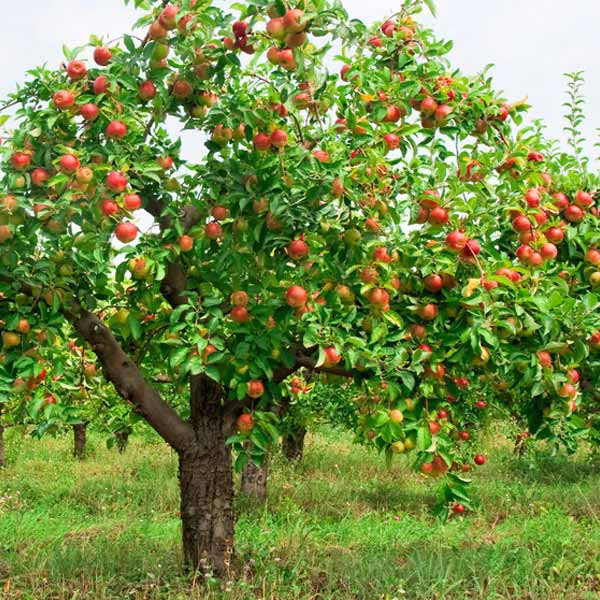
#> input picture LAB_5/apple.jpg, 600 x 600 px
$ python lab5_1_DS.py
#> lines starting #> are read from the running program, lines starting #| are printed output that depends on the picture; after the words box and inside, x2 and y2 are one past the last pixel; in counts of white or black regions, pixels touching at a corner belong together
import cv2
import numpy as np


IMAGE_PATH = "apple.jpg"
OUTPUT_CLUSTERED = "clustered_image.png"
OUTPUT_APPLES_MASK = "apples_mask.png"
OUTPUT_APPLES_SELECTED = "apples_selected.png"

K = 5


image = cv2.imread(IMAGE_PATH)
#> image is the input picture: shape (600, 600, 3); mean B, G, R 70.7, 139.2, 119.3

if image is None:
    print("Image was not found")
    exit()

image = cv2.resize(image, (600, 600))

blurred = cv2.GaussianBlur(image, (5, 5), 0)
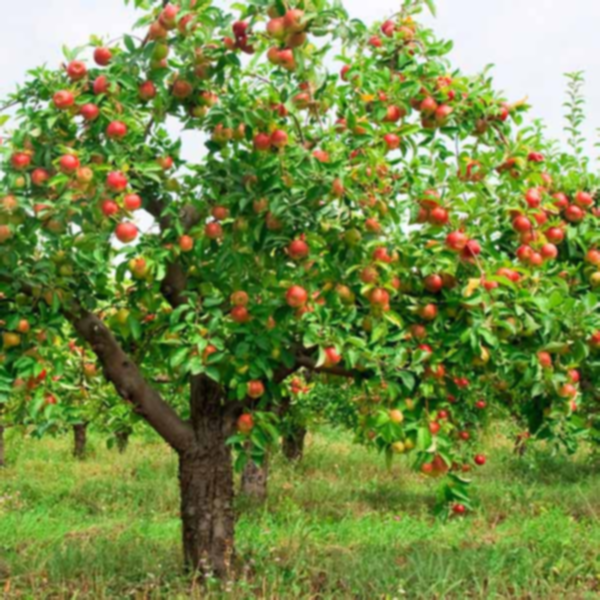
#> blurred: shape (600, 600, 3); mean B, G, R 70.7, 139.2, 119.3

lab_image = cv2.cvtColor(blurred, cv2.COLOR_BGR2LAB)
#> lab_image: shape (600, 600, 3); mean of channels 0, 1, 2 139.9, 110.7, 161.9

pixels = lab_image.reshape((-1, 3))
pixels = np.float32(pixels)

criteria = (
    cv2.TERM_CRITERIA_EPS + cv2.TERM_CRITERIA_MAX_ITER,
    100,
    0.2
)

_, labels, centers = cv2.kmeans(
    pixels,
    K,
    None,
    criteria,
    10,
    cv2.KMEANS_RANDOM_CENTERS
)
#> centers = [[237.8, 124.5, 131.2], [120.5, 104.3, 166.9], [67.98, 113.4, 153.6], [132.4, 152.1, 166.1], [169.6, 101.8, 173]]

centers = np.uint8(centers)
#> centers = [[237, 124, 131], [120, 104, 166], [67, 113, 153], [132, 152, 166], [169, 101, 173]]
labels = labels.flatten()

clustered_pixels = centers[labels]
clustered_lab = clustered_pixels.reshape(lab_image.shape)
#> clustered_lab: shape (600, 600, 3); mean of channels 0, 1, 2 139.2, 110.2, 161.4
clustered_bgr = cv2.cvtColor(clustered_lab, cv2.COLOR_LAB2BGR)
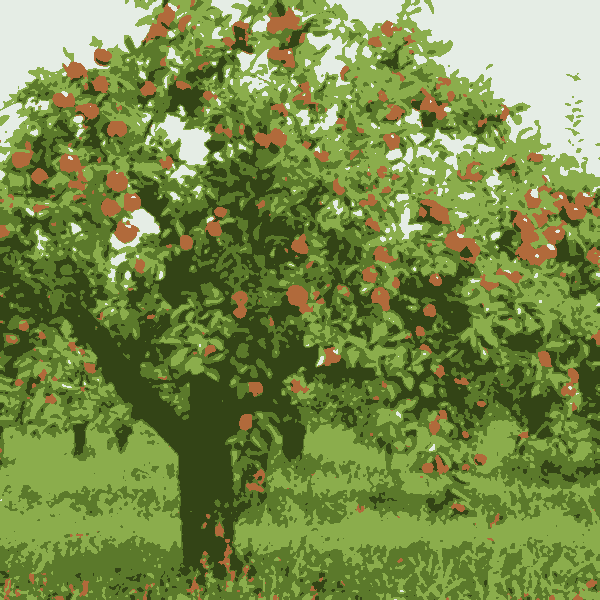
#> clustered_bgr: shape (600, 600, 3); mean B, G, R 72, 139.3, 119.6

centers_bgr = cv2.cvtColor(
    centers.reshape(1, K, 3),
    cv2.COLOR_LAB2BGR
).reshape(K, 3)
#> centers_bgr = [[229, 237, 229], [43, 121, 91], [22, 68, 51], [59, 106, 177], [76, 173, 139]]

centers_hsv = cv2.cvtColor(
    centers_bgr.reshape(1, K, 3),
    cv2.COLOR_BGR2HSV
).reshape(K, 3)
#> centers_hsv = [[60, 9, 237], [42, 164, 121], [41, 173, 68], [12, 170, 177], [41, 143, 173]]

apple_clusters = []

for i in range(K):
    h, s, v = centers_hsv[i]
    b, g, r = centers_bgr[i]

    if ((h <= 25 or h >= 165) and s > 60 and v > 80 and r > g and r > b):
        apple_clusters.append(i)
#> this loop made 5 passes
#> (h, s, v, b, g, r) on passes 1 to 5: (60, 9, 237, 229, 237, 229), (42, 164, 121, 43, 121, 91), (41, 173, 68, 22, 68, 51), (12, 170, 177, 59, 106, 177), (41, 143, 173, 76, 173, 139)
#> after the loop, apple_clusters = [3]

print("Apple color clusters:", apple_clusters)
#| Apple color clusters: [3]

mask = np.zeros(labels.shape, dtype=np.uint8)

for cluster_index in apple_clusters:
    mask[labels == cluster_index] = 255
#> this loop made 1 pass

mask = mask.reshape(image.shape[:2])
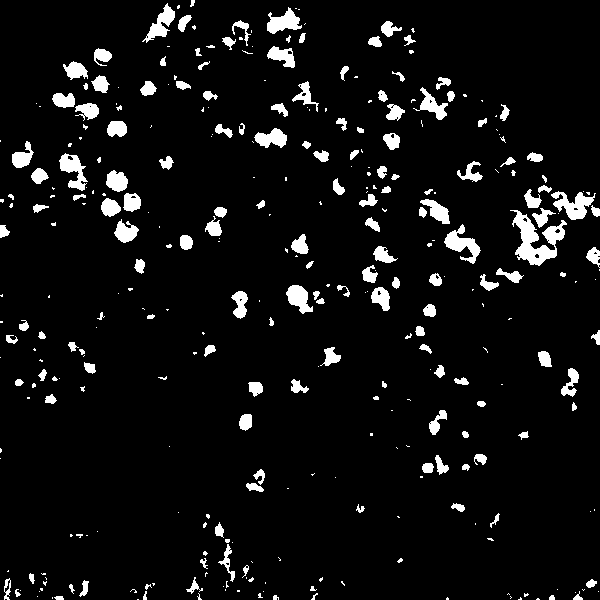
#> mask: shape (600, 600); 6.3% white; 341 white regions (182 under 20 px), largest, box (x1, y1, x2, y2) and area: (510, 210, 567, 266) 1337, (551, 191, 596, 220) 644, (444, 224, 481, 264) 598

kernel = np.ones((5, 5), np.uint8)

mask = cv2.morphologyEx(mask, cv2.MORPH_OPEN, kernel)
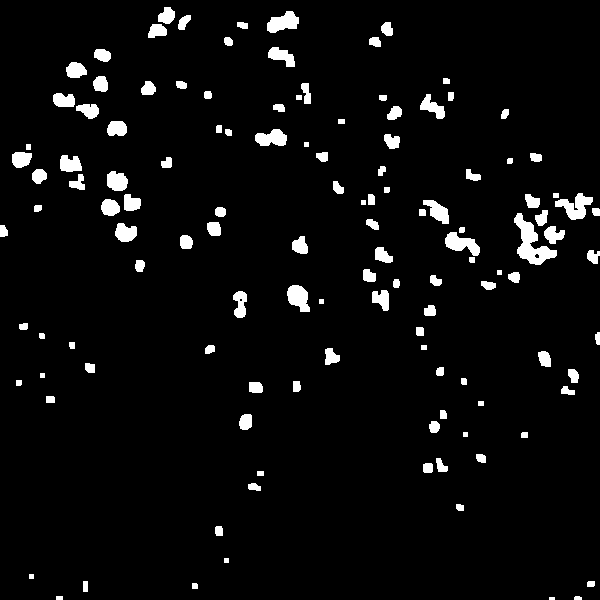
#> mask: shape (600, 600); 4.5% white; 125 white regions (1 under 20 px), largest, box (x1, y1, x2, y2) and area: (514, 213, 557, 265) 927, (555, 193, 593, 220) 521, (445, 232, 480, 256) 463
mask = cv2.morphologyEx(mask, cv2.MORPH_CLOSE, kernel)
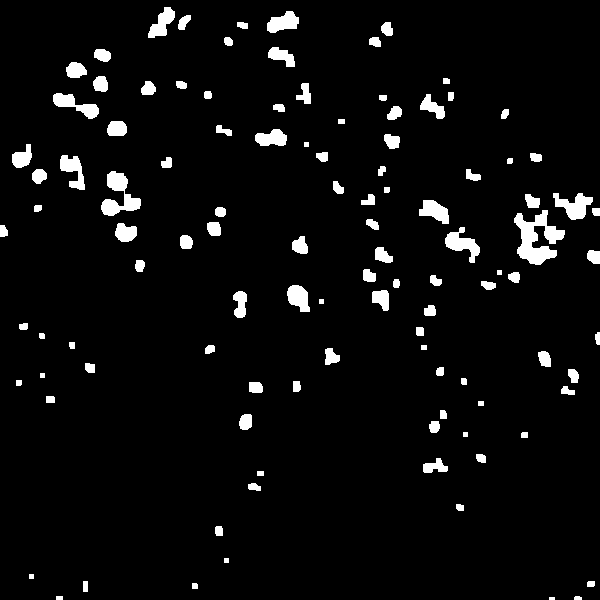
#> mask: shape (600, 600); 4.7% white; 109 white regions (1 under 20 px), largest, box (x1, y1, x2, y2) and area: (514, 210, 565, 265) 1392, (101, 171, 141, 216) 843, (553, 193, 593, 220) 583

apples_selected = cv2.bitwise_and(image, image, mask=mask)
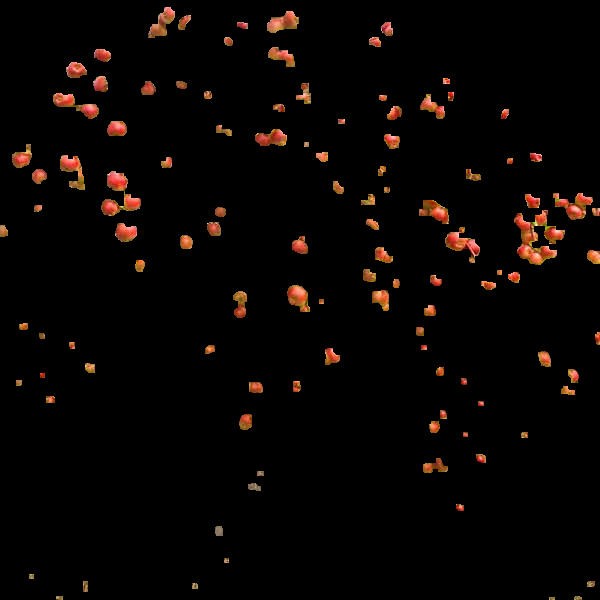
#> apples_selected: shape (600, 600, 3); mean B, G, R 2.6, 4.6, 8.7

cv2.imwrite(OUTPUT_CLUSTERED, clustered_bgr)
cv2.imwrite(OUTPUT_APPLES_MASK, mask)
cv2.imwrite(OUTPUT_APPLES_SELECTED, apples_selected)

print("Clustering finished")
print("Saved files:")
print(OUTPUT_CLUSTERED)
print(OUTPUT_APPLES_MASK)
print(OUTPUT_APPLES_SELECTED)
